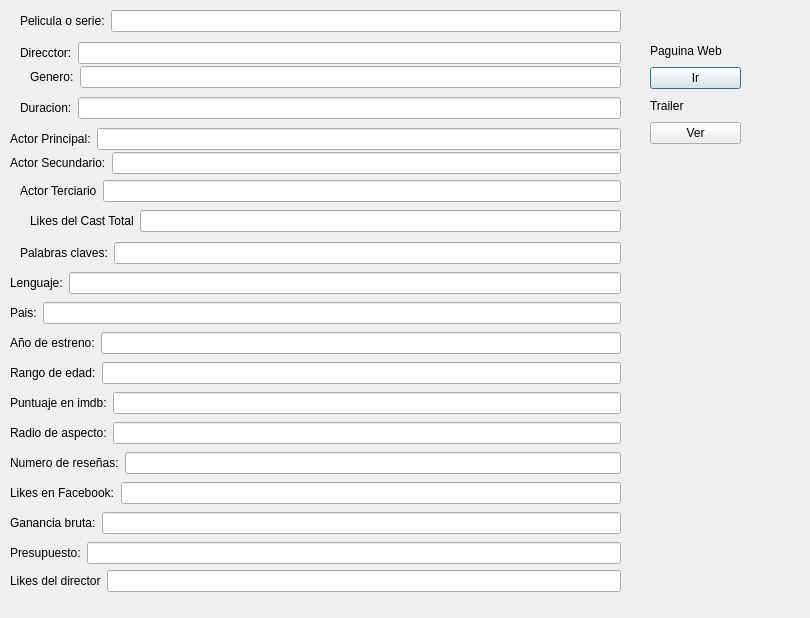
<?xml version="1.0" encoding="UTF-8"?>
<ui version="4.0">
 <class>Dialog</class>
 <widget class="QDialog" name="Dialog">
  <property name="enabled">
   <bool>true</bool>
  </property>
  <property name="geometry">
   <rect>
    <x>0</x>
    <y>0</y>
    <width>810</width>
    <height>618</height>
   </rect>
  </property>
  <property name="windowTitle">
   <string>Dialog</string>
  </property>
  <widget class="QWidget" name="layoutWidget">
   <property name="geometry">
    <rect>
     <x>20</x>
     <y>40</y>
     <width>601</width>
     <height>27</height>
    </rect>
   </property>
   <layout class="QGridLayout" name="gridLayout">
    <item row="0" column="0">
     <widget class="QLabel" name="label_2">
      <property name="text">
       <string>Direcctor:</string>
      </property>
     </widget>
    </item>
    <item row="0" column="1">
     <widget class="QLineEdit" name="E2">
      <property name="readOnly">
       <bool>true</bool>
      </property>
     </widget>
    </item>
   </layout>
  </widget>
  <widget class="QWidget" name="layoutWidget">
   <property name="geometry">
    <rect>
     <x>20</x>
     <y>10</y>
     <width>601</width>
     <height>27</height>
    </rect>
   </property>
   <layout class="QFormLayout" name="formLayout">
    <item row="0" column="0">
     <widget class="QLabel" name="label">
      <property name="text">
       <string>Pelicula o serie:</string>
      </property>
     </widget>
    </item>
    <item row="0" column="1">
     <widget class="QLineEdit" name="E1">
      <property name="enabled">
       <bool>true</bool>
      </property>
      <property name="readOnly">
       <bool>true</bool>
      </property>
     </widget>
    </item>
   </layout>
  </widget>
  <widget class="QWidget" name="layoutWidget">
   <property name="geometry">
    <rect>
     <x>30</x>
     <y>64</y>
     <width>591</width>
     <height>27</height>
    </rect>
   </property>
   <layout class="QGridLayout" name="gridLayout_2">
    <item row="0" column="0">
     <widget class="QLabel" name="label_3">
      <property name="text">
       <string>Genero:</string>
      </property>
     </widget>
    </item>
    <item row="0" column="1">
     <widget class="QLineEdit" name="E3">
      <property name="readOnly">
       <bool>true</bool>
      </property>
     </widget>
    </item>
   </layout>
  </widget>
  <widget class="QWidget" name="layoutWidget">
   <property name="geometry">
    <rect>
     <x>20</x>
     <y>95</y>
     <width>601</width>
     <height>27</height>
    </rect>
   </property>
   <layout class="QGridLayout" name="gridLayout_3">
    <item row="0" column="0">
     <widget class="QLabel" name="label_4">
      <property name="text">
       <string>Duracion:</string>
      </property>
     </widget>
    </item>
    <item row="0" column="1">
     <widget class="QLineEdit" name="E4">
      <property name="readOnly">
       <bool>true</bool>
      </property>
     </widget>
    </item>
   </layout>
  </widget>
  <widget class="QWidget" name="layoutWidget">
   <property name="geometry">
    <rect>
     <x>10</x>
     <y>126</y>
     <width>611</width>
     <height>27</height>
    </rect>
   </property>
   <layout class="QGridLayout" name="gridLayout_4">
    <item row="0" column="0">
     <widget class="QLabel" name="label_5">
      <property name="text">
       <string>Actor Principal:</string>
      </property>
     </widget>
    </item>
    <item row="0" column="1">
     <widget class="QLineEdit" name="E5">
      <property name="readOnly">
       <bool>true</bool>
      </property>
     </widget>
    </item>
   </layout>
  </widget>
  <widget class="QWidget" name="layoutWidget">
   <property name="geometry">
    <rect>
     <x>10</x>
     <y>150</y>
     <width>611</width>
     <height>27</height>
    </rect>
   </property>
   <layout class="QGridLayout" name="gridLayout_5">
    <item row="0" column="0">
     <widget class="QLabel" name="label_16">
      <property name="text">
       <string>Actor Secundario:</string>
      </property>
     </widget>
    </item>
    <item row="0" column="1">
     <widget class="QLineEdit" name="E6">
      <property name="readOnly">
       <bool>true</bool>
      </property>
     </widget>
    </item>
   </layout>
  </widget>
  <widget class="QWidget" name="layoutWidget">
   <property name="geometry">
    <rect>
     <x>20</x>
     <y>240</y>
     <width>601</width>
     <height>27</height>
    </rect>
   </property>
   <layout class="QGridLayout" name="gridLayout_6">
    <item row="0" column="0">
     <widget class="QLabel" name="label_6">
      <property name="text">
       <string>Palabras claves:</string>
      </property>
     </widget>
    </item>
    <item row="0" column="1">
     <widget class="QLineEdit" name="E7">
      <property name="readOnly">
       <bool>true</bool>
      </property>
     </widget>
    </item>
   </layout>
  </widget>
  <widget class="QWidget" name="layoutWidget">
   <property name="geometry">
    <rect>
     <x>10</x>
     <y>270</y>
     <width>611</width>
     <height>27</height>
    </rect>
   </property>
   <layout class="QGridLayout" name="gridLayout_7">
    <item row="0" column="0">
     <widget class="QLabel" name="label_7">
      <property name="text">
       <string>Lenguaje:</string>
      </property>
     </widget>
    </item>
    <item row="0" column="1">
     <widget class="QLineEdit" name="E8">
      <property name="readOnly">
       <bool>true</bool>
      </property>
     </widget>
    </item>
   </layout>
  </widget>
  <widget class="QWidget" name="layoutWidget">
   <property name="geometry">
    <rect>
     <x>10</x>
     <y>300</y>
     <width>611</width>
     <height>27</height>
    </rect>
   </property>
   <layout class="QGridLayout" name="gridLayout_8">
    <item row="0" column="0">
     <widget class="QLabel" name="label_8">
      <property name="text">
       <string>Pais:</string>
      </property>
     </widget>
    </item>
    <item row="0" column="1">
     <widget class="QLineEdit" name="E9">
      <property name="readOnly">
       <bool>true</bool>
      </property>
     </widget>
    </item>
   </layout>
  </widget>
  <widget class="QWidget" name="layoutWidget">
   <property name="geometry">
    <rect>
     <x>10</x>
     <y>330</y>
     <width>611</width>
     <height>27</height>
    </rect>
   </property>
   <layout class="QGridLayout" name="gridLayout_9">
    <item row="0" column="0">
     <widget class="QLabel" name="label_9">
      <property name="text">
       <string>Año de estreno:</string>
      </property>
     </widget>
    </item>
    <item row="0" column="1">
     <widget class="QLineEdit" name="E10">
      <property name="readOnly">
       <bool>true</bool>
      </property>
     </widget>
    </item>
   </layout>
  </widget>
  <widget class="QWidget" name="layoutWidget">
   <property name="geometry">
    <rect>
     <x>10</x>
     <y>360</y>
     <width>611</width>
     <height>27</height>
    </rect>
   </property>
   <layout class="QGridLayout" name="gridLayout_10">
    <item row="0" column="0">
     <widget class="QLabel" name="label_10">
      <property name="text">
       <string>Rango de edad:</string>
      </property>
     </widget>
    </item>
    <item row="0" column="1">
     <widget class="QLineEdit" name="E11">
      <property name="readOnly">
       <bool>true</bool>
      </property>
     </widget>
    </item>
   </layout>
  </widget>
  <widget class="QWidget" name="layoutWidget">
   <property name="geometry">
    <rect>
     <x>10</x>
     <y>390</y>
     <width>611</width>
     <height>27</height>
    </rect>
   </property>
   <layout class="QGridLayout" name="gridLayout_11">
    <item row="0" column="0">
     <widget class="QLabel" name="label_11">
      <property name="text">
       <string>Puntuaje en imdb:</string>
      </property>
     </widget>
    </item>
    <item row="0" column="1">
     <widget class="QLineEdit" name="E12">
      <property name="readOnly">
       <bool>true</bool>
      </property>
     </widget>
    </item>
   </layout>
  </widget>
  <widget class="QWidget" name="layoutWidget">
   <property name="geometry">
    <rect>
     <x>10</x>
     <y>420</y>
     <width>611</width>
     <height>27</height>
    </rect>
   </property>
   <layout class="QGridLayout" name="gridLayout_12">
    <item row="0" column="0">
     <widget class="QLabel" name="label_13">
      <property name="text">
       <string>Radio de aspecto:</string>
      </property>
     </widget>
    </item>
    <item row="0" column="1">
     <widget class="QLineEdit" name="E13">
      <property name="readOnly">
       <bool>true</bool>
      </property>
     </widget>
    </item>
   </layout>
  </widget>
  <widget class="QWidget" name="layoutWidget">
   <property name="geometry">
    <rect>
     <x>10</x>
     <y>450</y>
     <width>611</width>
     <height>27</height>
    </rect>
   </property>
   <layout class="QGridLayout" name="gridLayout_13">
    <item row="0" column="0">
     <widget class="QLabel" name="label_12">
      <property name="text">
       <string>Numero de reseñas:</string>
      </property>
     </widget>
    </item>
    <item row="0" column="1">
     <widget class="QLineEdit" name="E14">
      <property name="readOnly">
       <bool>true</bool>
      </property>
     </widget>
    </item>
   </layout>
  </widget>
  <widget class="QWidget" name="layoutWidget">
   <property name="geometry">
    <rect>
     <x>10</x>
     <y>480</y>
     <width>611</width>
     <height>27</height>
    </rect>
   </property>
   <layout class="QGridLayout" name="gridLayout_14">
    <item row="0" column="0">
     <widget class="QLabel" name="label_14">
      <property name="text">
       <string>Likes en Facebook:</string>
      </property>
     </widget>
    </item>
    <item row="0" column="1">
     <widget class="QLineEdit" name="E15">
      <property name="readOnly">
       <bool>true</bool>
      </property>
     </widget>
    </item>
   </layout>
  </widget>
  <widget class="QWidget" name="layoutWidget">
   <property name="geometry">
    <rect>
     <x>10</x>
     <y>510</y>
     <width>611</width>
     <height>27</height>
    </rect>
   </property>
   <layout class="QGridLayout" name="gridLayout_15">
    <item row="0" column="0">
     <widget class="QLabel" name="label_15">
      <property name="text">
       <string>Ganancia bruta:</string>
      </property>
     </widget>
    </item>
    <item row="0" column="1">
     <widget class="QLineEdit" name="E16">
      <property name="readOnly">
       <bool>true</bool>
      </property>
     </widget>
    </item>
   </layout>
  </widget>
  <widget class="QWidget" name="layoutWidget">
   <property name="geometry">
    <rect>
     <x>10</x>
     <y>540</y>
     <width>611</width>
     <height>27</height>
    </rect>
   </property>
   <layout class="QGridLayout" name="gridLayout_16">
    <item row="0" column="0">
     <widget class="QLabel" name="label_17">
      <property name="text">
       <string>Presupuesto:</string>
      </property>
     </widget>
    </item>
    <item row="0" column="1">
     <widget class="QLineEdit" name="E17">
      <property name="readOnly">
       <bool>true</bool>
      </property>
     </widget>
    </item>
   </layout>
  </widget>
  <widget class="QWidget" name="layoutWidget">
   <property name="geometry">
    <rect>
     <x>650</x>
     <y>40</y>
     <width>91</width>
     <height>104</height>
    </rect>
   </property>
   <layout class="QVBoxLayout" name="verticalLayout">
    <item>
     <widget class="QLabel" name="label_18">
      <property name="text">
       <string>Paguina Web</string>
      </property>
     </widget>
    </item>
    <item>
     <widget class="QPushButton" name="PWeb">
      <property name="text">
       <string>Ir</string>
      </property>
     </widget>
    </item>
    <item>
     <widget class="QLabel" name="label_19">
      <property name="text">
       <string>Trailer</string>
      </property>
     </widget>
    </item>
    <item>
     <widget class="QPushButton" name="PYT">
      <property name="text">
       <string>Ver</string>
      </property>
     </widget>
    </item>
   </layout>
  </widget>
  <widget class="QWidget" name="">
   <property name="geometry">
    <rect>
     <x>10</x>
     <y>570</y>
     <width>611</width>
     <height>27</height>
    </rect>
   </property>
   <layout class="QFormLayout" name="formLayout_2">
    <item row="0" column="0">
     <widget class="QLabel" name="label_20">
      <property name="text">
       <string>Likes del director</string>
      </property>
     </widget>
    </item>
    <item row="0" column="1">
     <widget class="QLineEdit" name="ELD">
      <property name="readOnly">
       <bool>true</bool>
      </property>
     </widget>
    </item>
   </layout>
  </widget>
  <widget class="QWidget" name="">
   <property name="geometry">
    <rect>
     <x>20</x>
     <y>180</y>
     <width>601</width>
     <height>27</height>
    </rect>
   </property>
   <layout class="QFormLayout" name="formLayout_3">
    <item row="0" column="0">
     <widget class="QLabel" name="label_21">
      <property name="text">
       <string>Actor Terciario</string>
      </property>
     </widget>
    </item>
    <item row="0" column="1">
     <widget class="QLineEdit" name="E33">
      <property name="readOnly">
       <bool>true</bool>
      </property>
     </widget>
    </item>
   </layout>
  </widget>
  <widget class="QWidget" name="">
   <property name="geometry">
    <rect>
     <x>30</x>
     <y>210</y>
     <width>591</width>
     <height>27</height>
    </rect>
   </property>
   <layout class="QFormLayout" name="formLayout_4">
    <item row="0" column="0">
     <widget class="QLabel" name="label_22">
      <property name="text">
       <string>Likes del Cast Total</string>
      </property>
     </widget>
    </item>
    <item row="0" column="1">
     <widget class="QLineEdit" name="ETT">
      <property name="readOnly">
       <bool>true</bool>
      </property>
     </widget>
    </item>
   </layout>
  </widget>
 </widget>
 <resources/>
 <connections/>
</ui>
